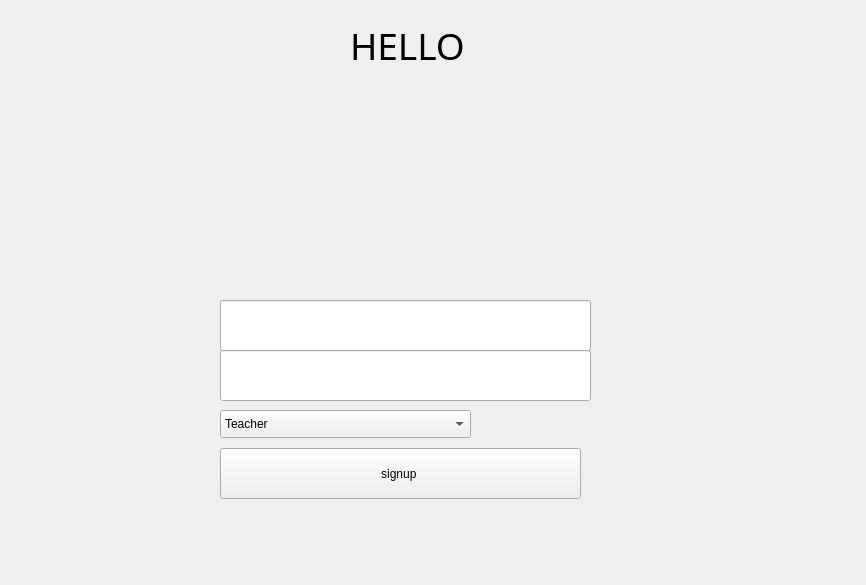
<?xml version="1.0" encoding="UTF-8"?>
<ui version="4.0">
 <class>signup_page</class>
 <widget class="QWidget" name="signup_page">
  <property name="geometry">
   <rect>
    <x>0</x>
    <y>0</y>
    <width>866</width>
    <height>585</height>
   </rect>
  </property>
  <property name="windowTitle">
   <string>Form</string>
  </property>
  <property name="styleSheet">
   <string notr="true">background-image: url(:/image/P:\coding\loginform\loginform\bg.jpeg);</string>
  </property>
  <widget class="QLabel" name="label">
   <property name="geometry">
    <rect>
     <x>350</x>
     <y>10</y>
     <width>151</width>
     <height>71</height>
    </rect>
   </property>
   <property name="palette">
    <palette>
     <active/>
     <inactive/>
     <disabled/>
    </palette>
   </property>
   <property name="font">
    <font>
     <family>Bauhaus 93</family>
     <pointsize>28</pointsize>
     <italic>false</italic>
     <bold>false</bold>
    </font>
   </property>
   <property name="text">
    <string>HELLO</string>
   </property>
  </widget>
  <widget class="QLineEdit" name="usernameLineEdit">
   <property name="geometry">
    <rect>
     <x>220</x>
     <y>300</y>
     <width>371</width>
     <height>51</height>
    </rect>
   </property>
   <property name="palette">
    <palette>
     <active>
      <colorrole role="Text">
       <brush brushstyle="SolidPattern">
        <color alpha="255">
         <red>7</red>
         <green>7</green>
         <blue>7</blue>
        </color>
       </brush>
      </colorrole>
      <colorrole role="ButtonText">
       <brush brushstyle="SolidPattern">
        <color alpha="255">
         <red>0</red>
         <green>0</green>
         <blue>0</blue>
        </color>
       </brush>
      </colorrole>
     </active>
     <inactive>
      <colorrole role="Text">
       <brush brushstyle="SolidPattern">
        <color alpha="255">
         <red>7</red>
         <green>7</green>
         <blue>7</blue>
        </color>
       </brush>
      </colorrole>
      <colorrole role="ButtonText">
       <brush brushstyle="SolidPattern">
        <color alpha="255">
         <red>0</red>
         <green>0</green>
         <blue>0</blue>
        </color>
       </brush>
      </colorrole>
     </inactive>
     <disabled/>
    </palette>
   </property>
  </widget>
  <widget class="QComboBox" name="comboBox">
   <property name="geometry">
    <rect>
     <x>220</x>
     <y>410</y>
     <width>251</width>
     <height>28</height>
    </rect>
   </property>
   <property name="palette">
    <palette>
     <active/>
     <inactive/>
     <disabled/>
    </palette>
   </property>
   <item>
    <property name="text">
     <string>Teacher</string>
    </property>
    <property name="icon">
     <iconset theme="QIcon::ThemeIcon::UserAvailable"/>
    </property>
   </item>
   <item>
    <property name="text">
     <string>Student</string>
    </property>
    <property name="icon">
     <iconset theme="QIcon::ThemeIcon::UserAvailable"/>
    </property>
   </item>
  </widget>
  <widget class="QPushButton" name="signupbutton">
   <property name="geometry">
    <rect>
     <x>220</x>
     <y>448</y>
     <width>361</width>
     <height>51</height>
    </rect>
   </property>
   <property name="palette">
    <palette>
     <active>
      <colorrole role="Text">
       <brush brushstyle="SolidPattern">
        <color alpha="255">
         <red>0</red>
         <green>0</green>
         <blue>0</blue>
        </color>
       </brush>
      </colorrole>
      <colorrole role="ButtonText">
       <brush brushstyle="SolidPattern">
        <color alpha="255">
         <red>0</red>
         <green>0</green>
         <blue>0</blue>
        </color>
       </brush>
      </colorrole>
     </active>
     <inactive>
      <colorrole role="Text">
       <brush brushstyle="SolidPattern">
        <color alpha="255">
         <red>0</red>
         <green>0</green>
         <blue>0</blue>
        </color>
       </brush>
      </colorrole>
      <colorrole role="ButtonText">
       <brush brushstyle="SolidPattern">
        <color alpha="255">
         <red>0</red>
         <green>0</green>
         <blue>0</blue>
        </color>
       </brush>
      </colorrole>
     </inactive>
     <disabled/>
    </palette>
   </property>
   <property name="text">
    <string>signup </string>
   </property>
  </widget>
  <widget class="QLineEdit" name="passwordLineEdit">
   <property name="geometry">
    <rect>
     <x>220</x>
     <y>350</y>
     <width>371</width>
     <height>51</height>
    </rect>
   </property>
   <property name="palette">
    <palette>
     <active>
      <colorrole role="Text">
       <brush brushstyle="SolidPattern">
        <color alpha="255">
         <red>0</red>
         <green>0</green>
         <blue>0</blue>
        </color>
       </brush>
      </colorrole>
      <colorrole role="ButtonText">
       <brush brushstyle="SolidPattern">
        <color alpha="255">
         <red>0</red>
         <green>0</green>
         <blue>0</blue>
        </color>
       </brush>
      </colorrole>
     </active>
     <inactive>
      <colorrole role="Text">
       <brush brushstyle="SolidPattern">
        <color alpha="255">
         <red>0</red>
         <green>0</green>
         <blue>0</blue>
        </color>
       </brush>
      </colorrole>
      <colorrole role="ButtonText">
       <brush brushstyle="SolidPattern">
        <color alpha="255">
         <red>0</red>
         <green>0</green>
         <blue>0</blue>
        </color>
       </brush>
      </colorrole>
     </inactive>
     <disabled/>
    </palette>
   </property>
  </widget>
 </widget>
 <resources/>
 <connections/>
</ui>
